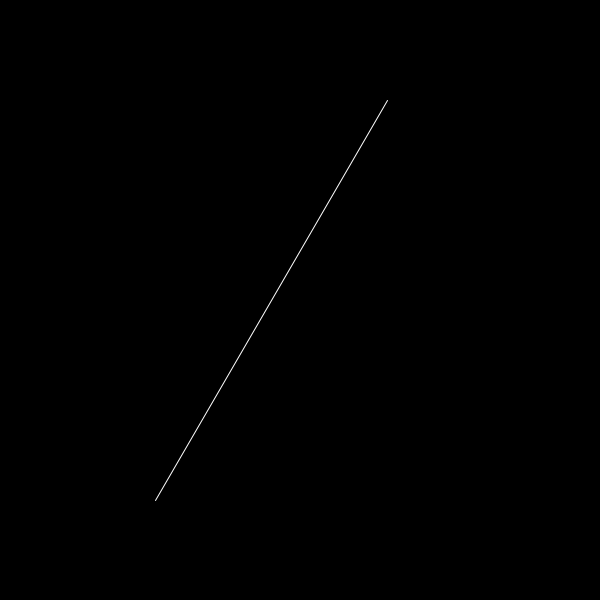
Frame 1 (no input)
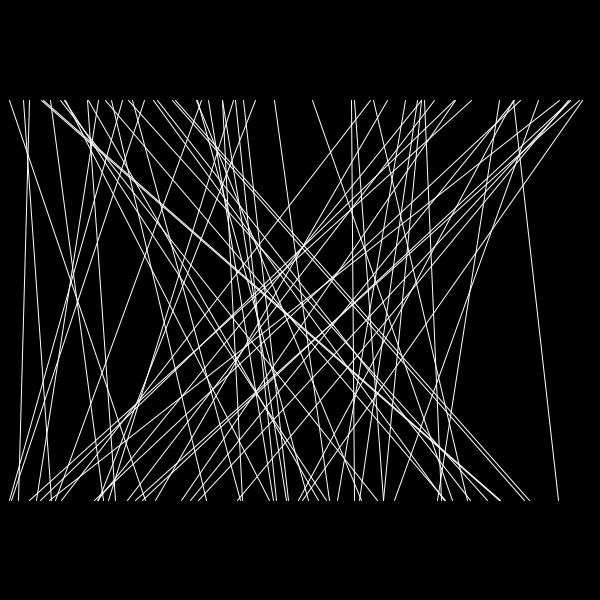
Frame 60 (the mouse pressed at the canvas centre just before this capture)
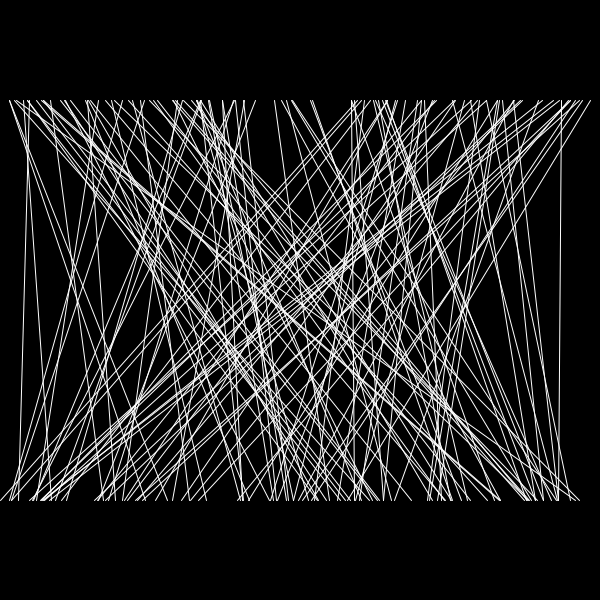
Frame 120 (the mouse held since frame 60 and released just before this capture)

The Processing sketch that drew these frames (run headless with seeded random() and noise(); from frame 60 on, the mouse is pressed at the canvas centre):

// Processing sketch: sketch_03a_setupAndDraw
// ── sketch_03a_setupAndDraw.pde
int x = 600;

void setup(){
  size(600, 600);
  background(0); 
  stroke(255);
}

void draw(){
  line(random(x), 100, random(x), 500);
}
